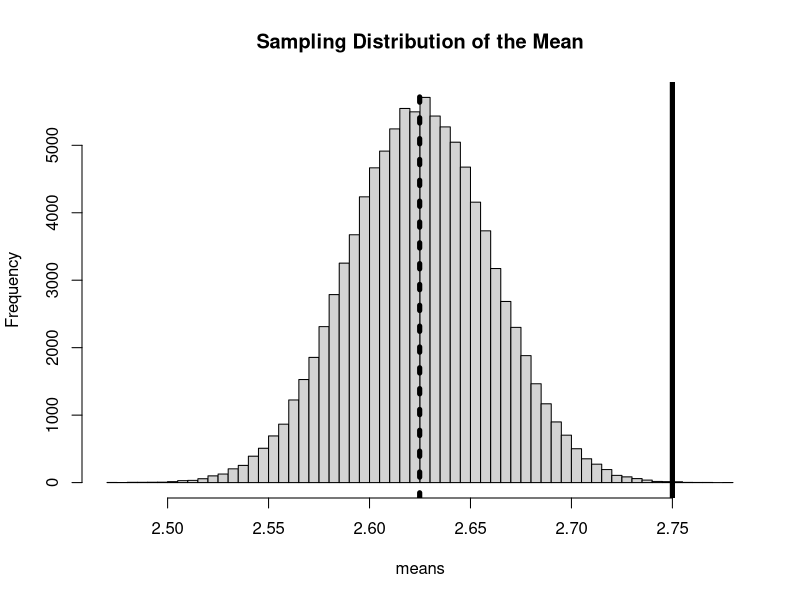
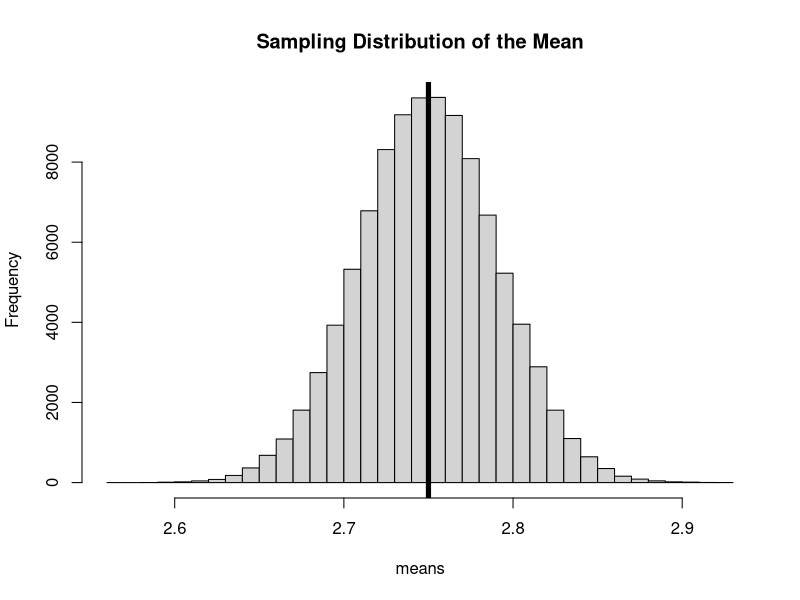
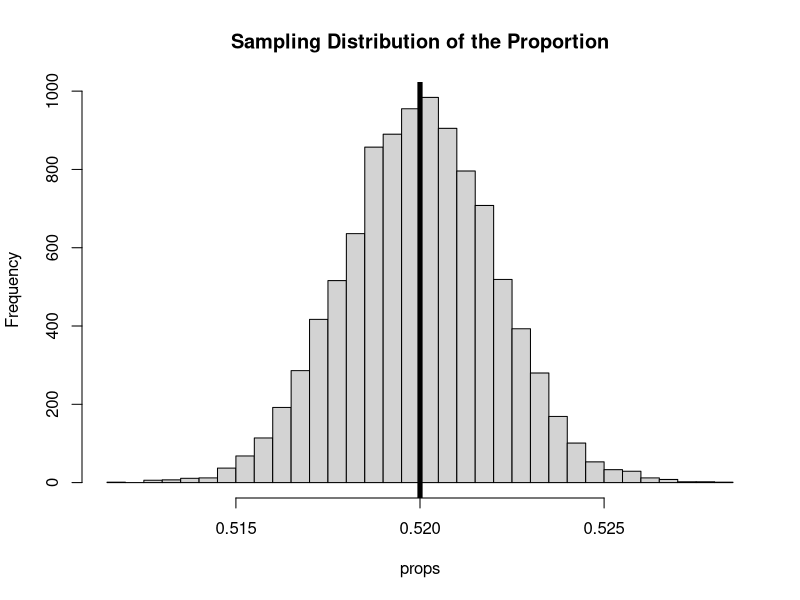
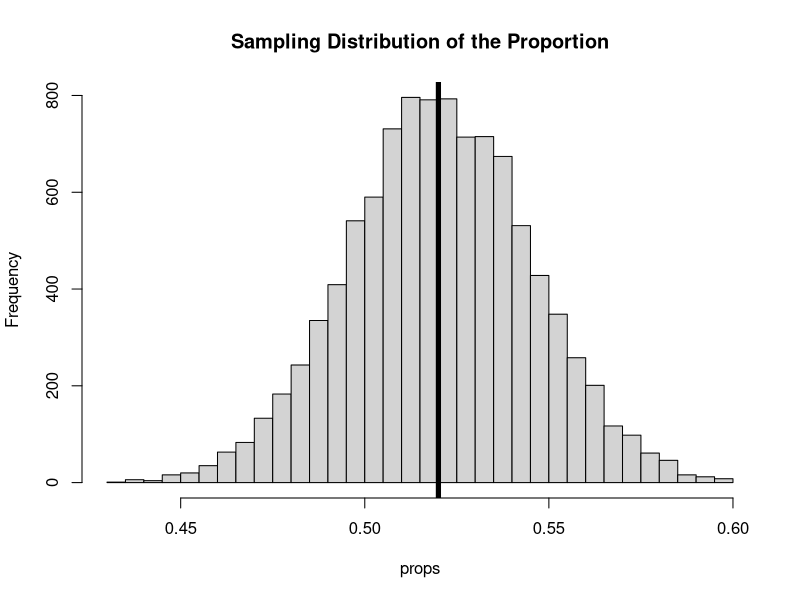

The R script that drew these images, in order:
############################################################################

# Open Online R Stream (https://www.wvbauer.com/doku.php/live_streams)
#
# By:   Wolfgang Viechtbauer (https://www.wvbauer.com)
# Date: 2023-10-26
#
# Topic(s):
# - Regression and Other Stories (https://avehtari.github.io/ROS-Examples/)
# - Section(s): 4.3
#
# last updated: 2023-10-27

############################################################################

### 4.3: Bias and unmodeled uncertainty

## Bias in estimation

# according to recent data, men in the US watch around 3 hours, women around
# 2.5 hours of television per day; hence, in the population, the mean number
# of hours watched by men and women combined (where there is an equal number
# of men and women) is 2.75; this is the population mean we want to estimate
pop.mean <- 0.5 * 3.0 + 0.5 * 2.5
pop.mean

# now let's simulate the situation where we take a sample of n=200 but women
# are more willing to participate and hence are over-represented in the sample
# (150 women, 50 men); let's assume that number of hours watched is normally
# distributed within each group with a standard deviation of 0.5 (technically,
# we could get a negative value for some participants, but the chance of this
# happening is very small, so we will ignore this issue); we then compute the
# mean number of hours for the 200 participants; we repeat this process 100000
# times, in essence generating the sampling distribution of the mean
set.seed(1234)
means <- replicate(100000, {
   hrs.m <- rnorm( 50, mean=3.0, sd=0.5)
   hrs.w <- rnorm(150, mean=2.5, sd=0.5)
   mean(c(hrs.m, hrs.w))
})

# look at the sampling distribution of the mean
hist(means, main="Sampling Distribution of the Mean", breaks=50)

# sidenote: since the sum of normally distributed variables is still normal
# (https://en.wikipedia.org/wiki/Sum_of_normally_distributed_random_variables)
# (which is also true if the variables have different means and/or standard
# deviations), the sampling disitribution of the mean above is also exactly
# normal (and this will be true irrespective of the sample size, so we do not
# even need the CLT for the sampling distribution to become normal)

# add the population mean as a vertical line to the histogram
abline(v=pop.mean, lwd=5)

# show that the sample mean is a biased estimator of the population mean
mean(means)

# add the mean of the sample means as a vertical line to the histogram
abline(v=mean(means), lwd=5, lty="dotted")

# in fact, given the above, we know that the mean of the means in the sampling
# distribution is equal to the following weighted mean (the slight discrepany
# arises because we 'only' simulated 100000 means)
(50 * 3.0 + 150 * 2.5) / 200

# compute the standard error of the mean
sd(means)

# if we weight the values of the men and women appropriately (i.e., by the
# inverse of the sampling probabilities times the known proportions in the
# population), then the mean of these weighted values provides an unbiased
# estimate of the population mean
means <- replicate(100000, {
   hrs.m <- rnorm( 50, mean=3.0, sd=0.5)
   hrs.w <- rnorm(150, mean=2.5, sd=0.5)
   #0.5 * mean(hrs.m) + 0.5 * mean(hrs.w)
   mean(c(4/1*0.5*hrs.m, 4/3*0.5*hrs.w))
})

# look at the sampling distribution of the mean
hist(means, main="Sampling Distribution of the Mean", breaks=50)

# add the population mean as a vertical line to the histogram
abline(v=pop.mean, lwd=5)

# show that the sample mean is now an unbiased estimator of the population mean
mean(means)

# compute the standard error of the mean
sd(means)

# note that the mean of the weighted data has a larger standard error, so
# while it is now unbiased, it is a less precise estimator

############################################################################

## Adjusting inferences to account for bias and unmodeled uncertainty

# simulate the observed proportion of support for a candidate under a binomial
# model 10000 times, assuming that the true probability of support is 0.52
props <- replicate(10000, mean(rbinom(60000, 1, 0.52)))

# sidenote: the above is equivalent to rbinom(10000, 60000, 0.52) / 60000
# (which is much faster), but the above generalizes more easily to the
# scenario described further below

# look at the sampling distribution of the proportion
hist(props, main="Sampling Distribution of the Proportion", breaks=50)

# add the true proportion as a vertical line to the histogram
abline(v=0.52, lwd=5)

# as we can see, under this model, there is virtually no chance of ever seeing
# a proportion that is below 0.5, since the SE of the proportions is so low

# compute the mean and standard error of these proportions
mean(props)
sd(props)

# this is not a realistic model for such a poll, since it assumes a single
# fixed probability of support

# now we do 100 polls with n=600, where the true probability of support varies
# across polls; say these probabilities come from a beta distribution
# (https://en.wikipedia.org/wiki/Beta_distribution) with parameters alpha=1.56
# and beta=1.44, so the mean is still 0.52 (using a beta distribution to
# simulate the probabilities as these will automatically be between 0 and 1);
# we then compute an overall proportion across these 100 polls
props <- replicate(10000, {
   props100 <- replicate(100, mean(rbinom(600, 1, rbeta(1,1.56,1.44))))
   mean(props100)
})

# examine the sampling distribution
hist(props, main="Sampling Distribution of the Proportion", breaks=50)

# add the true proportion as a vertical line to the histogram
abline(v=0.52, lwd=5)

# compute the mean and standard error of these proportions
mean(props)
sd(props)

# now we see additional variability in the (overall) proportions, which is
# much more realistic

############################################################################
